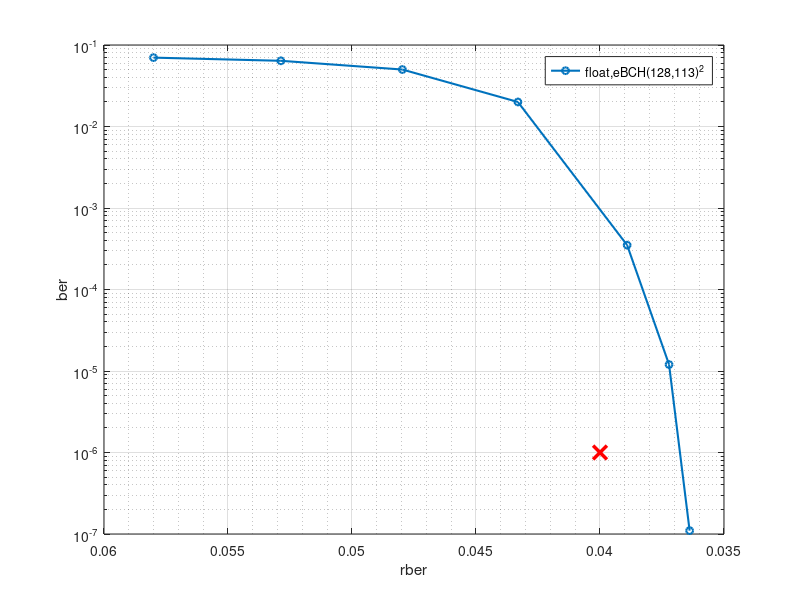

Reproduce this figure in MATLAB.
clear;
clear all;

EBN0=[2,2.25,2.5,2.75,3,3.1,3.15];
ber=[7e-2,6.4e-2,5e-2,2e-2,3.5e-4,1.2e-5,1.1e-7];
R=(113/128)^2;
N0 = (1/R)*(1./exp(EBN0*(log(10)/10))); 
sigma=sqrt(N0/2);
rber = normcdf(0, 1, sigma);
disp(rber);
semilogy(rber,ber,'-o','LineWidth',1.5,'MarkerSize',5);
hold on;
semilogy(0.04,1e-06,'rx','LineWidth',2.5,'MarkerSize',10);
set(gca,'XDir','reverse');
grid on;
grid minor;
xlabel('rber');
ylabel('ber');
legend('float,eBCH(128,113)^2');




